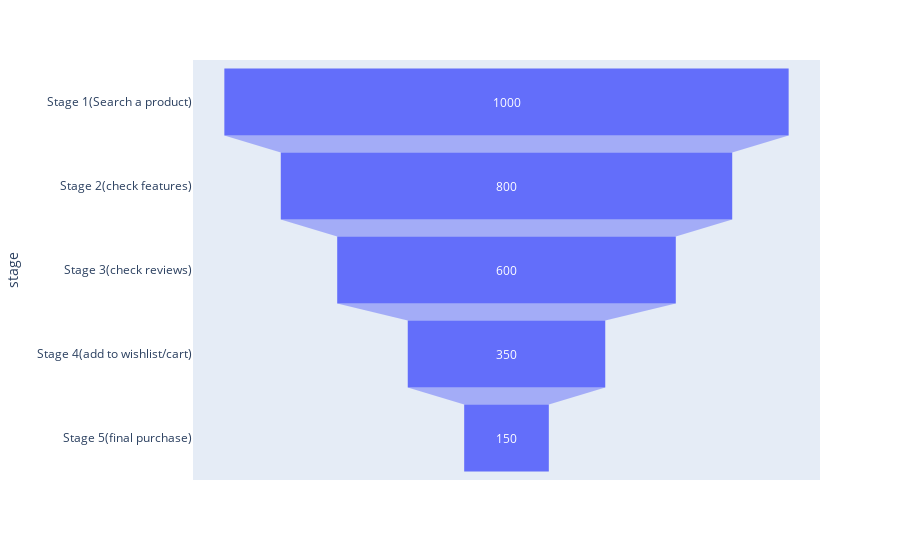

This figure's notebook cell:
### Markdown cell above
### Basic Funnel Plot

### Code cell
data = dict(
    number=[1000,800,600,350,150],
    stage=["Stage 1(Search a product)", "Stage 2(check features)", "Stage 3(check reviews)", "Stage 4(add to wishlist/cart)", "Stage 5(final purchase)"])
fig = px.funnel(data, x='number', y='stage')
fig.show()

### Figure 1 — Plotly figure (JSON) as saved in the notebook; plotly's stock layout.template omitted (floating-point values rounded to 4 significant figures)
{"data": [{"hovertemplate": "number=%{x}<br>stage=%{y}<extra></extra>", "legendgroup": "", "marker": {"color": "#636efa"}, "name": "", "orientation": "h", "showlegend": false, "type": "funnel", "x": [1000, 800, 600, 350, 150], "xaxis": "x", "y": ["Stage 1(Search a product)", "Stage 2(check features)", "Stage 3(check reviews)", "Stage 4(add to wishlist/cart)", "Stage 5(final purchase)"], "yaxis": "y"}], "layout": {"legend": {"tracegroupgap": 0}, "margin": {"t": 60}, "xaxis": {"anchor": "y", "domain": [0, 1], "title": {"text": "number"}}, "yaxis": {"anchor": "x", "domain": [0, 1], "title": {"text": "stage"}}}}
